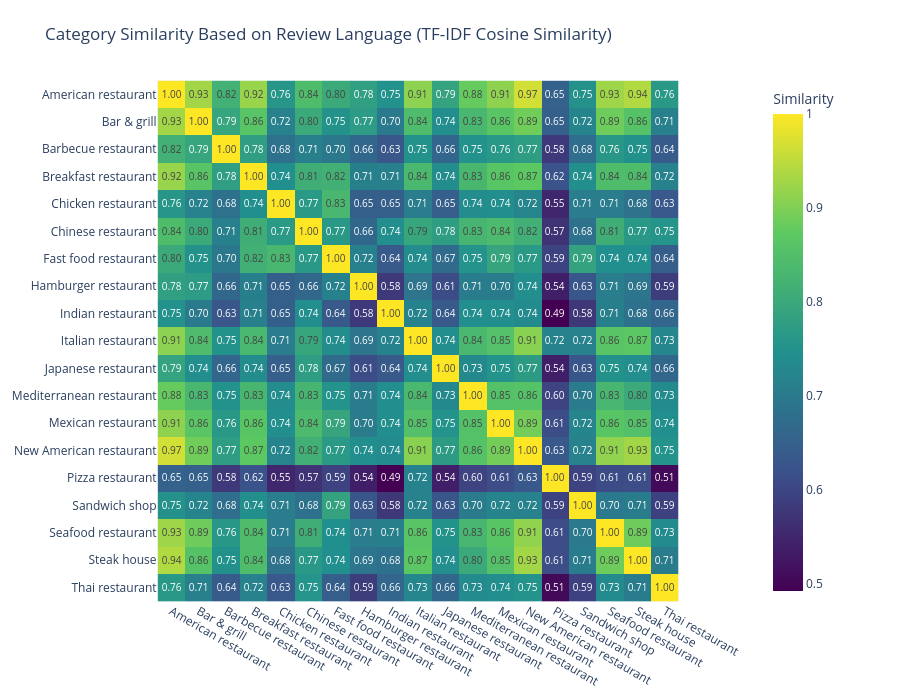

Notebook code cell kept with this figure:
### Markdown cell above
Now analyzing the similarity again after removing stopwords and other common words across all reviews.

### Code cell
category_reviews_cleaned1 = dataset.groupby("categoryName")["without_stopwords_cleaned_review_body"].apply(lambda x: " ".join(x)).reset_index()
tfidf_matrix1 = vectorizer.fit_transform(category_reviews_cleaned1["without_stopwords_cleaned_review_body"])

similarity_matrix_cleaned1 = cosine_similarity(tfidf_matrix1)

similarity_df_cleaned1 = pd.DataFrame(
    similarity_matrix_cleaned1,
    index=category_reviews_cleaned1["categoryName"],
    columns=category_reviews_cleaned1["categoryName"])

heatmap_chart(similarity_df_cleaned1,
              title="Category Similarity Based on Review Language (TF-IDF Cosine Similarity)",)

### Figure 1 — Plotly figure (JSON) as saved in the notebook; plotly's stock layout.template omitted (floating-point values rounded to 4 significant figures; data arrays with more than 128 entries replaced by an {"elided": "..."} marker saying what was removed)
{"data": [{"coloraxis": "coloraxis", "hovertemplate": "x: %{x}<br>y: %{y}<br>Similarity: %{z}<extra></extra>", "name": "0", "texttemplate": "%{z:.2f}", "type": "heatmap", "x": ["American restaurant", "Bar & grill", "Barbecue restaurant", "Breakfast restaurant", "Chicken restaurant", "Chinese restaurant", "Fast food restaurant", "Hamburger restaurant", "Indian restaurant", "Italian restaurant", "Japanese restaurant", "Mediterranean restaurant", "Mexican restaurant", "New American restaurant", "Pizza restaurant", "Sandwich shop", "Seafood restaurant", "Steak house", "Thai restaurant"], "xaxis": "x", "y": ["American restaurant", "Bar & grill", "Barbecue restaurant", "Breakfast restaurant", "Chicken restaurant", "Chinese restaurant", "Fast food restaurant", "Hamburger restaurant", "Indian restaurant", "Italian restaurant", "Japanese restaurant", "Mediterranean restaurant", "Mexican restaurant", "New American restaurant", "Pizza restaurant", "Sandwich shop", "Seafood restaurant", "Steak house", "Thai restaurant"], "yaxis": "y", "z": {"elided": "19x19 float values"}}], "layout": {"coloraxis": {"colorbar": {"title": {"text": "Similarity"}}, "colorscale": [[0, "#440154"], [0.25, "#3b528b"], [0.5, "#21908d"], [0.75, "#5dc962"], [1, "#fde725"]], "showscale": true}, "height": 700, "margin": {"b": 60, "l": 80, "r": 150, "t": 80}, "title": {"text": "Category Similarity Based on Review Language (TF-IDF Cosine Similarity)"}, "width": 900, "xaxis": {"anchor": "y", "constrain": "domain", "domain": [0, 1], "scaleanchor": "y"}, "yaxis": {"anchor": "x", "autorange": "reversed", "constrain": "domain", "domain": [0, 1]}}}
